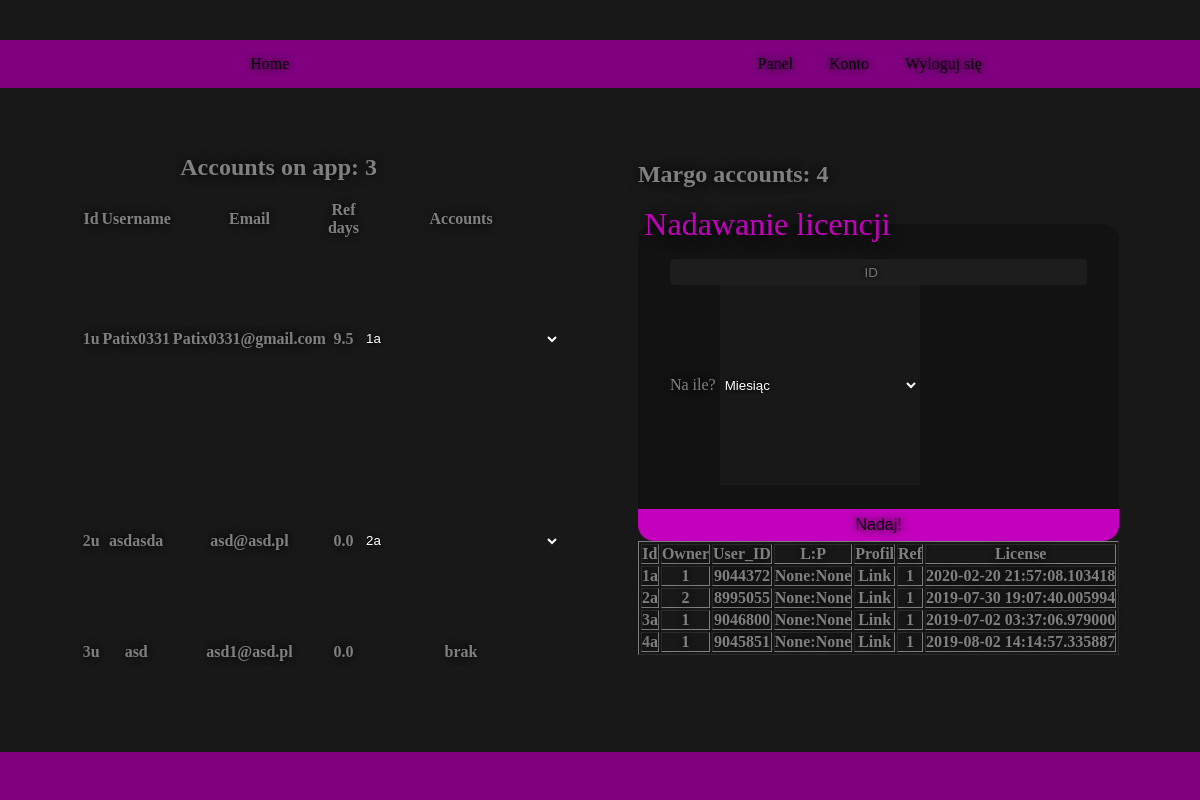
The app's page /panel (signed in), older data.
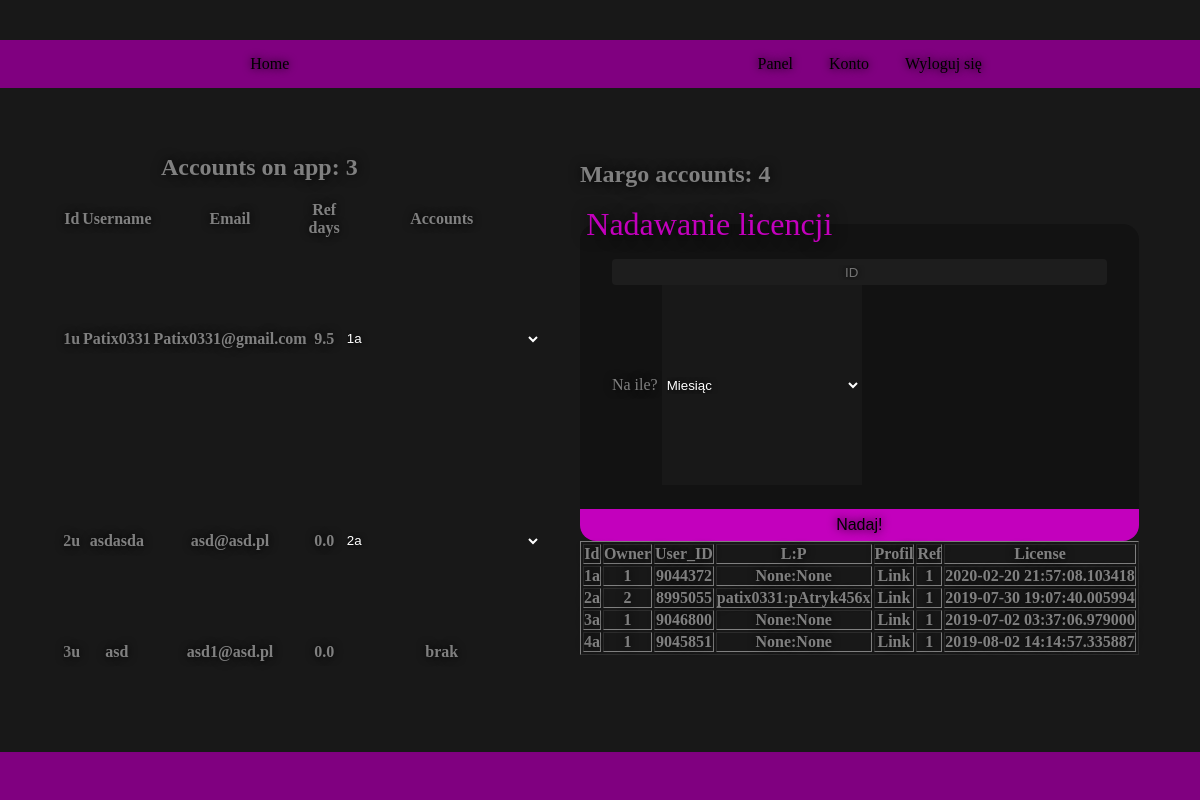
The same page, newer data.
### apkabot/models.py (models this page shows)
class Account(db.Model):
    id = db.Column(db.Integer, primary_key=True, nullable=False)
    owner_id = db.Column(db.Integer, db.ForeignKey('user.id'), nullable=False)
    user_id = db.Column(db.Integer, nullable=False)
    url = db.Column(db.String(50), nullable=False)
    login = db.Column(db.String(30), nullable=True)
    password = db.Column(db.String(30), nullable=True)
    ref = db.Column(db.Integer, nullable=True)
    license = db.Column(db.DateTime, nullable=True, default = datetime.now() + timedelta(hours=3))

### apkabot/routes.py (the view, shortened to what this page needs)
@app.route("/panel", methods=['GET','POST'])
@login_required
def panel():
    form = PanelForm()
    form2 = AddLicense(howLong="30")
    acc_list = User.query.all()
    mAcc_list = Account.query.all()
    return render_template('panel.html', acc_list = acc_list, mAcc_list=mAcc_list, title='Panel', form=form, form2=form2)

### apkabot/forms.py (shortened to what this page needs)
class PanelForm(FlaskForm):
    id = IntegerField('ID', validators=[DataRequired(), NumberRange(1,4000, message="")])
    username = StringField('Username', validators = [
        Optional(),
        Length(min=3, max=15)
        ])
    email = StringField('Email', validators=[
        Optional(),
        Email()])
    password = PasswordField('Password', validators=[Optional()])
    ref = IntegerField('Ref', validators=[Optional()])
    submit = SubmitField('Change!')

class AddLicense(FlaskForm):
    id = IntegerField('ID', validators=[DataRequired(), NumberRange(1,4000, message="")])
    howLong = SelectField(u'Na ile?', choices=[("0.04166", 'Godzina'),("0.5", 'Pół dnia'),("1", 'Dzień'), ("7", 'Tydzien'), ("15", 'Pół miesiąca'), ("30", 'Miesiąc')])
    submit = SubmitField('Nadaj!')

### apkabot/models.py (called while the page is built)
@login_manager.user_loader
def load_user(user_id):
    return User.query.get(int(user_id))

### apkabot/templates/panel.html (shortened to what this page needs)
{% extends "layout.html" %}
{% block content %}
<div id="acc-list">
    <h2>Accounts on app: {{acc_list.__len__()}}</h2> <br>
    <table>
        <tr>
            <th>Id</th>
            <th>Username</th>
            <th>Email</th>
            <th>Ref days</th>
            <th>Accounts</th>
        </tr>
        {% for acc in acc_list %}
        <tr>
            <th>{{acc.id}}u</th>
            <th>{{acc.username}}</th>
            <th>{{acc.email}}</th>
            <th>{{acc.free}}</th>
            <th>
                {% if acc.accounts %}
                    <select name="margoAccounts">
                        {% for mAcc in acc.accounts %}
                            <option value="{{mAcc.user_id}}">{{mAcc.id}}a</option>
                        {% endfor %}
                    </select>
                {% else %}
                    brak
                {% endif %}
            </th>
        </tr>
    {% endfor %}
    </table>
</div>
<div id="add-acc">
        <h2>Margo accounts: {{mAcc_list.__len__()}}</h2> <br>
        <form method="post" action="">
        <fieldset class="login">
            <legend>Nadawanie licencji</legend>
            <div class="form">
            <div class="form-group">
                    {% if form2.id.errors %}
                        {{ form2.id(class="form-control-label is-invalid", type="number") }}
                        <div class="invalid-feedback">
                            {% for error in form2.id.errors %}
                                <span>{{ error }}</span>
                            {% endfor %}
                        </div>
                    {% else %}
                        {{ form2.id(class="form-control form-control-lg", placeholder="ID", type="number") }}
                    {% endif %}
                </div>
                <div class="form-group">
                    {{ form2.howLong.label(class="form-control-label") }}
                    {% if form2.howLong.errors %}
                        {{ form2.howLong(class="form-control-label is-invalid") }}
                        <div class="invalid-feedback">
                            {% for error in form2.howLong.errors %}
                                <span>{{ error }}</span>
                            {% endfor %}
                        </div>
                    {% else %}
                        {{ form2.howLong(class="form-control form-control-lg") }}
                    {% endif %}
                </div>
            </div>
            <input type="submit" value="Nadaj!">
        </fieldset>
    </form>
        <table border="solid">
            <tr>
                <th>Id</th>
                <th>Owner</th>
                <th>User_ID</th>
                <th>L:P</th>
                <th>Profil</th>
                <th>Ref</th>
                <th>License</th>
            </tr>
            {% for acc in mAcc_list %}
                <tr>
                    <th>{{acc.id}}a</th>
                    <th>{{acc.owner_id}}</th>
                    <th>{{acc.user_id}}</th>
                    <th>{{acc.login}}:{{acc.password}}</th>
                    <th><a href="{{acc.url}}" target="_blank">Link</a></th>
                    <th>{{acc.ref}}</th>
                    <th>{{acc.license}}</th>
                </tr>
            {% endfor %}
        </table>
</div>
{% endblock content %}

Row changes from the older to the newer data that the page shows:
changed Account id 2: login "None" → "patix0331"; password "None" → "pAtryk456x"
